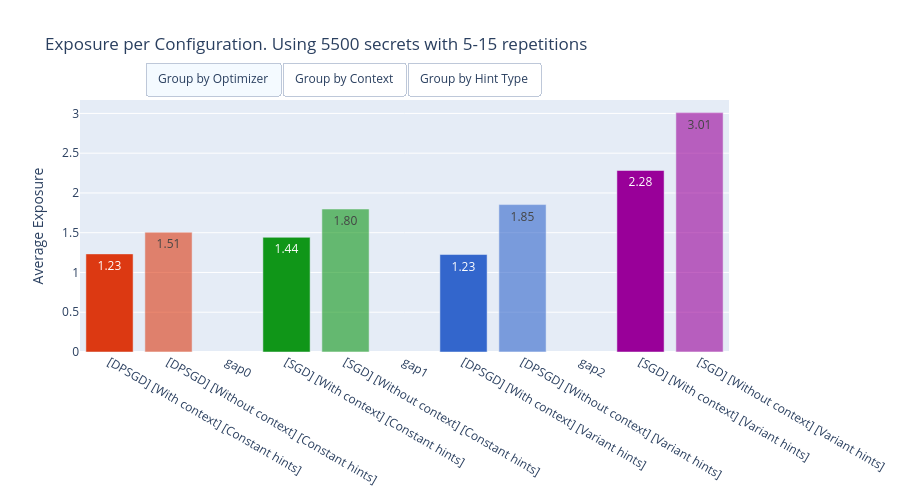

Source (notebook cell):
### Code cell
import numpy as np
import plotly.graph_objects as go
from collections import defaultdict


def filtered_mean(data):
    filtered = [v for v in data if np.isfinite(v)]
    return np.mean(filtered)


raw_data = [
    ('DPSGD', 'Without context', 'Constant hints', dpsgd_constantHintsNoContext),
    ('SGD', 'Without context', 'Constant hints', sgd_constantHintsNoContext),
    ('DPSGD', 'With context', 'Constant hints', DPSGD_ConstantHints_WithContext),
    ('SGD', 'With context', 'Constant hints', SGD_ConstantHints_WithContext),
    ('SGD', 'With context', 'Variant hints', SGD_variableHints_withContext),
    ('SGD', 'Without context', 'Variant hints', sgd_variantHints_withoutContext),
    ('DPSGD', 'With context', 'Variant hints', dpsgd_variantHints_WithContext),
    ('DPSGD', 'Without context', 'Variant hints', dpsgd_variantHints_WithoutContext),
]


entries = [
    {
        "optimizer": opt,
        "context": ctx,
        "hint": hint,
        "avg": filtered_mean(values)
    }
    for opt, ctx, hint, values in raw_data
]


def get_grouped_trace(group_by):
    grouped = defaultdict(list)
    for e in entries:
        grouped[e[group_by]].append(e)

    sorted_keys = sorted(grouped.keys())
    if len(sorted_keys) != 2:
        raise ValueError("Solo se permiten comparaciones binarias")


    sort_criteria = lambda x: (x['hint'], x['context'] if x['context'] != sorted_keys[0] else "A"+x['context'], x['optimizer'])
    
    group1 = sorted(grouped[sorted_keys[0]], key=sort_criteria)
    group2 = sorted(grouped[sorted_keys[1]], key=sort_criteria)

    labels = []
    values = []
    text = []
    colors = []
    

    color_palette = [
        ('rgb(220,57,18)', 'rgba(220,57,18,0.6)'),   # Rojo y rojo transparente
        ('rgb(16,150,24)', 'rgba(16,150,24,0.6)'),   # Verde y verde transparente
        ('rgb(51,102,204)', 'rgba(51,102,204,0.6)'), # Azul y azul transparente
        ('rgb(153,0,153)', 'rgba(153,0,153,0.6)')    # Púrpura y púrpura transparente
    ]


    for i, (e1, e2) in enumerate(zip(group1, group2)):

        color_pair = color_palette[i % len(color_palette)]
        

        pair_id = f"Pair{i+1}"
        labels.append(f"[{e1['optimizer']}] [{e1['context']}] [{e1['hint']}]")
        values.append(e1['avg'])
        text.append(f"{e1['avg']:.2f}")
        colors.append(color_pair[0])


        labels.append(f"[{e2['optimizer']}] [{e2['context']}] [{e2['hint']}]")
        values.append(e2['avg'])
        text.append(f"{e2['avg']:.2f}")
        colors.append(color_pair[1])  


        if i < len(group1) - 1:
            labels.append(f"gap{i}") 
            values.append(None)  
            text.append("")
            colors.append('rgba(0,0,0,0)')  

    return labels, values, text, colors


def prepare_args(group_by):
    x, y, text, colors = get_grouped_trace(group_by)
    return [{"x": [x], "y": [y], "text": [text], "marker": {"color": colors}}]


initial_labels, initial_values, initial_text, initial_colors = get_grouped_trace('context')

fig = go.Figure(go.Bar(
    x=initial_labels,
    y=initial_values,
    text=initial_text,
    textposition="auto",
    marker_color=initial_colors
))


fig.update_layout(
    title="Exposure per Configuration. Using 5500 secrets with 5-15 repetitions",
    yaxis_title="Average Exposure",
    updatemenus=[ 
        dict(
            type="buttons",
            direction="right",
            showactive=True,
            buttons=[
                dict(label="Group by Optimizer", method="update", args=prepare_args("optimizer")),
                dict(label="Group by Context", method="update", args=prepare_args("context")),
                dict(label="Group by Hint Type", method="update", args=prepare_args("hint")),
            ],
            x=0.1, xanchor="left",
            y=1.15, yanchor="top"
        )
    ]
)

fig.update_layout(height=500)
fig.show()

### Figure 1 — Plotly figure (JSON) as saved in the notebook; plotly's stock layout.template omitted (floating-point values rounded to 4 significant figures)
{"data": [{"marker": {"color": ["rgb(220,57,18)", "rgba(220,57,18,0.6)", "rgba(0,0,0,0)", "rgb(16,150,24)", "rgba(16,150,24,0.6)", "rgba(0,0,0,0)", "rgb(51,102,204)", "rgba(51,102,204,0.6)", "rgba(0,0,0,0)", "rgb(153,0,153)", "rgba(153,0,153,0.6)"]}, "text": ["1.23", "1.51", "", "1.44", "1.80", "", "1.23", "1.85", "", "2.28", "3.01"], "textposition": "auto", "type": "bar", "x": ["[DPSGD] [With context] [Constant hints]", "[DPSGD] [Without context] [Constant hints]", "gap0", "[SGD] [With context] [Constant hints]", "[SGD] [Without context] [Constant hints]", "gap1", "[DPSGD] [With context] [Variant hints]", "[DPSGD] [Without context] [Variant hints]", "gap2", "[SGD] [With context] [Variant hints]", "[SGD] [Without context] [Variant hints]"], "y": [1.234, 1.506, null, 1.442, 1.798, null, 1.226, 1.854, null, 2.282, 3.01]}], "layout": {"height": 500, "title": {"text": "Exposure per Configuration. Using 5500 secrets with 5-15 repetitions"}, "updatemenus": [{"buttons": [{"args": [{"marker": {"color": ["rgb(220,57,18)", "rgba(220,57,18,0.6)", "rgba(0,0,0,0)", "rgb(16,150,24)", "rgba(16,150,24,0.6)", "rgba(0,0,0,0)", "rgb(51,102,204)", "rgba(51,102,204,0.6)", "rgba(0,0,0,0)", "rgb(153,0,153)", "rgba(153,0,153,0.6)"]}, "text": [["1.23", "1.44", "", "1.51", "1.80", "", "1.23", "2.28", "", "1.85", "3.01"]], "x": [["[DPSGD] [With context] [Constant hints]", "[SGD] [With context] [Constant hints]", "gap0", "[DPSGD] [Without context] [Constant hints]", "[SGD] [Without context] [Constant hints]", "gap1", "[DPSGD] [With context] [Variant hints]", "[SGD] [With context] [Variant hints]", "gap2", "[DPSGD] [Without context] [Variant hints]", "[SGD] [Without context] [Variant hints]"]], "y": [[1.234, 1.442, null, 1.506, 1.798, null, 1.226, 2.282, null, 1.854, 3.01]]}], "label": "Group by Optimizer", "method": "update"}, {"args": [{"marker": {"color": ["rgb(220,57,18)", "rgba(220,57,18,0.6)", "rgba(0,0,0,0)", "rgb(16,150,24)", "rgba(16,150,24,0.6)", "rgba(0,0,0,0)", "rgb(51,102,204)", "rgba(51,102,204,0.6)", "rgba(0,0,0,0)", "rgb(153,0,153)", "rgba(153,0,153,0.6)"]}, "text": [["1.23", "1.51", "", "1.44", "1.80", "", "1.23", "1.85", "", "2.28", "3.01"]], "x": [["[DPSGD] [With context] [Constant hints]", "[DPSGD] [Without context] [Constant hints]", "gap0", "[SGD] [With context] [Constant hints]", "[SGD] [Without context] [Constant hints]", "gap1", "[DPSGD] [With context] [Variant hints]", "[DPSGD] [Without context] [Variant hints]", "gap2", "[SGD] [With context] [Variant hints]", "[SGD] [Without context] [Variant hints]"]], "y": [[1.234, 1.506, null, 1.442, 1.798, null, 1.226, 1.854, null, 2.282, 3.01]]}], "label": "Group by Context", "method": "update"}, {"args": [{"marker": {"color": ["rgb(220,57,18)", "rgba(220,57,18,0.6)", "rgba(0,0,0,0)", "rgb(16,150,24)", "rgba(16,150,24,0.6)", "rgba(0,0,0,0)", "rgb(51,102,204)", "rgba(51,102,204,0.6)", "rgba(0,0,0,0)", "rgb(153,0,153)", "rgba(153,0,153,0.6)"]}, "text": [["1.23", "1.23", "", "1.44", "2.28", "", "1.51", "1.85", "", "1.80", "3.01"]], "x": [["[DPSGD] [With context] [Constant hints]", "[DPSGD] [With context] [Variant hints]", "gap0", "[SGD] [With context] [Constant hints]", "[SGD] [With context] [Variant hints]", "gap1", "[DPSGD] [Without context] [Constant hints]", "[DPSGD] [Without context] [Variant hints]", "gap2", "[SGD] [Without context] [Constant hints]", "[SGD] [Without context] [Variant hints]"]], "y": [[1.234, 1.226, null, 1.442, 2.282, null, 1.506, 1.854, null, 1.798, 3.01]]}], "label": "Group by Hint Type", "method": "update"}], "direction": "right", "showactive": true, "type": "buttons", "x": 0.1, "xanchor": "left", "y": 1.15, "yanchor": "top"}], "yaxis": {"title": {"text": "Average Exposure"}}}}
